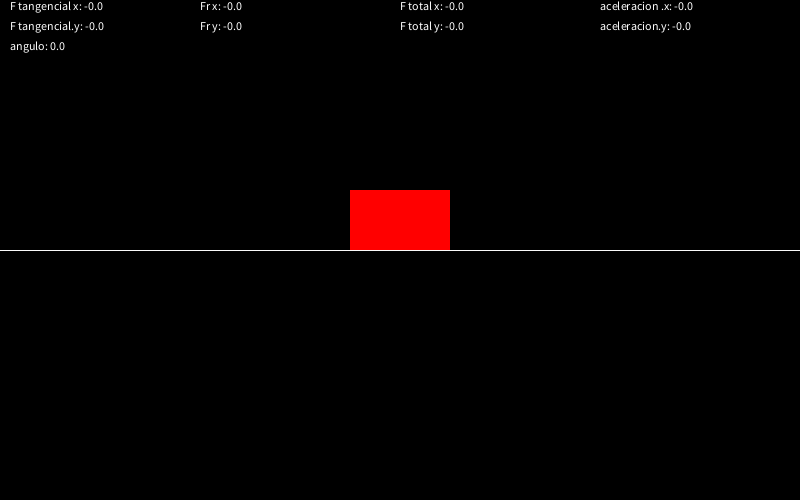
Frame 1 (no input)
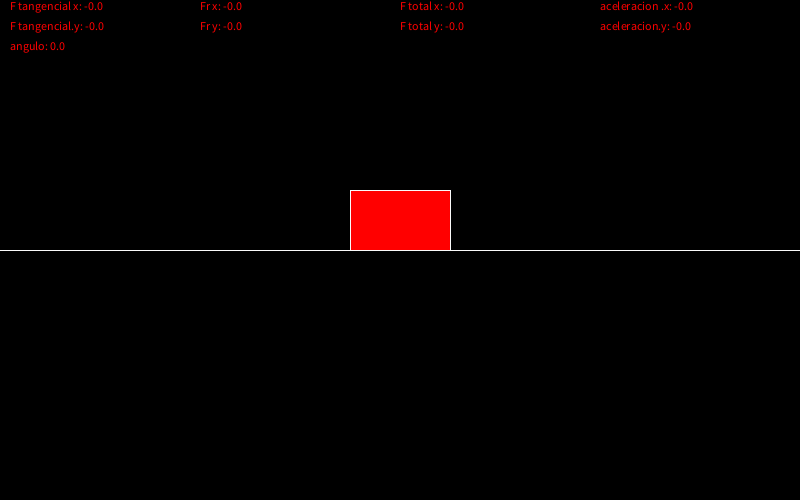
Frame 60 (the mouse pressed at the canvas centre just before this capture)
Frame 120 (the mouse held since frame 60 and released just before this capture): identical to frame 60, image omitted

The Processing sketch that drew these frames (run headless with seeded random() and noise(); from frame 60 on, the mouse is pressed at the canvas centre):

// Processing sketch: processing_150705
// ── processing_150705.pde

/***************************************/
/*                                     */
/*           PLANO INCLINADO           */
/*    Autor: Pablo Casanova Salas      */
/*    Interacción con teclado:         */
/*    -UP-> Aumentar inclinacion       */
/*    -DOWN-> Decrementar inclinacion  */
/*    -1-> Seleccionar integ. Euler    */
/*    -2-> Seleccionar integ. Heun     */
/*    -3-> Seleccionar integ. Rk2      */
/*                                     */
/***************************************/

//VARIABLES GLOBALES
//diferencial de tiempo
float dt=0.3;
//masa de los objetos
float m=1.0;
//centro x de la pantalla
float cx;
//centro x de la pantalla
float cy;
//angulo de inclinacion del plano
float ang=0.0;
//constante de rozamiento
float K=0.1;
//Constante de aceleración gravitatoria
float g=-9.8;
//Entero para seleccionar el integrador {1=Euler,2=Heun,3=RK2}
int integ=1;

//Vectores para las fuerzas presentes en el sistem {tangencial,rozamiento,total}
PVector f_tan = new PVector(0,0);
PVector f_r = new PVector(0,0);
PVector f_total = new PVector(0,0);
//Vector aceleración
PVector a = new PVector(0,0);

//Vector velocidad del metodo de integración seleccionado
PVector v_int= new PVector(0,0);
//Vectores de velocidad inicial y posición para los 3 integradores
//Euler
PVector v_euler = new PVector(0,0);
PVector p_euler= new PVector(0,0);
//Heun
PVector v_heun = new PVector(0,0);
PVector v_old_heun = new PVector(0,0);
PVector p_heun= new PVector(0,0);
//RK2
PVector v_rk2 = new PVector(0,0);
PVector v_rk2_half = new PVector(0,0);
PVector p_rk2 = new PVector(0,0);

void setup()
{
    size(800,500);
    noStroke();
    smooth();
    cx=(width*0.5);
    cy=(height*0.5);
}

void computoFuerzas()
{
    //Modulo de la fuerza tangencial
    float Ftangencial  =  g * m * sin(ang);
    //Componentes de la fuerza tangencial
    f_tan.x =Ftangencial*cos(ang);
    f_tan.y =Ftangencial*sin(ang);
    //Calculo de la fuerza de rozamiento
    f_r.x= (-K) * v_int.x;
    f_r.y= (-K) * v_int.y;
    //Calculo de la fuerza total resultante
    f_total.x = f_tan.x + f_r.x;
    f_total.y = f_tan.y + f_r.y;
    //Calculo de la aceleración resultante
    a.x = f_total.x / m;
    a.y = f_total.y / m;
}

void draw()
{
    background(0);
    //Llamada a la función que calcula las fuerzas presentes en el sistema
    computoFuerzas();
    //Imprimimos por pantalla los datos 
    text("F tangencial x: "+f_tan.x,10,10);
    text("F tangencial.y: "+f_tan.y,10,30);
    text("Fr x: "+f_r.x,200,10);
    text("Fr y: "+f_r.y,200,30);
    text("F total x: "+f_total.x,400,10);
    text("F total y: "+f_total.y,400,30);
    text("angulo: "+ang,10,50);
    text("aceleracion .x: "+a.x,600,10);
    text("aceleracion.y: "+a.y,600,30);
    text("velocidad x: "+v_int.x,800,10);
    text("velocidad y: "+v_int.y,800,30);
  
    if (integ==1)
    {
        //EULER
        //Cálculo de posición (Euler Explícito)
        p_euler.x = p_euler.x + v_euler.x * dt;
        p_euler.y = p_euler.y + v_euler.y * dt;
        //Calculo de la velocidad
        v_euler.x = v_euler.x + a.x * dt;
        v_euler.y = v_euler.y + a.y * dt;
        //Asociamos los valores de la velocidad del integrador
        //al vector global de velocidad 
        v_int.x=v_euler.x;
        v_int.y=v_euler.y;
  
        //Pintamos el Sólido que se desplaza por el plano
        //Euler (Rojo)
        pushMatrix();
        translate(cx,cy);
        fill(255,0,0);
        translate(p_euler.x,-p_euler.y);
        rectMode(CENTER);
        rotate(-ang);
        rect(0,-30,100,60);
        popMatrix();
    }
    
    else if(integ==2)
    {
        //HEUN
        //Guardamos la velocidad anterior para el siguiente cálculo
        v_old_heun.x = v_heun.x;
        v_old_heun.y = v_heun.y;
        //Cálculo de la velocidad
        v_heun.x = v_heun.x + a.x * dt;
        v_heun.y = v_heun.y + a.y * dt;
        //Cálculo de la posición
        p_heun.x = p_heun.x + ((v_heun.x+v_old_heun.x)/2.0) * dt;
        p_heun.y = p_heun.y + ((v_heun.y+v_old_heun.y)/2.0) * dt;
        //Asociamos los valores de la velocidad del integrador
        //al vector global de velocidad 
        v_int.x=v_heun.x;
        v_int.y=v_heun.y;
        
        //Pintamos el Sólido que se desplaza por el plano
        //Heun (Verde)  
        pushMatrix();
        translate(cx,cy);
        fill(0,255,0);
        translate(p_heun.x,-p_heun.y);
        rectMode(CENTER);
        rotate(-ang);
        rect(0,-30,100,60);
        popMatrix();
    }
    
    else
    {
        //RK2
        //Cálculo de la velocidad en el punto medio
        v_rk2_half.x = v_rk2.x + (0.5 * a.x*dt);
        v_rk2_half.y = v_rk2.y + (0.5 * a.y*dt);
        //Cálculo de la velocidad
        v_rk2.x = v_rk2.x + a.x * dt;
        v_rk2.y = v_rk2.y + a.y * dt;
        //Cálculo de la posición
        p_rk2.x = p_rk2.x + v_rk2_half.x * dt;
        p_rk2.y = p_rk2.y + v_rk2_half.y * dt;
        //Asociamos los valores de la velocidad del integrador
        //al vector global de velocidad   
        v_int.x=v_rk2.x;
        v_int.y=v_rk2.y;
        
        //Pintamos el Sólido que se desplaza por el plano
        //RK2 (Azul) 
        pushMatrix();
        translate(cx,cy);
        fill(0,0,255);
        translate(p_rk2.x,-p_rk2.y);
        rectMode(CENTER);
        rotate(-ang);
        rect(0,-30,100,60);
        popMatrix();
    }
    
    //Pintamos el Plano
    pushMatrix();
    segment(cx,cy,500,ang);
    popMatrix();
    
    //Interacción con el teclado
    if (keyPressed)
    { 
        if (key == CODED) 
        {
            if (keyCode == UP) 
            {
                if(ang<(PI/2))
                    ang+=0.1;
            } 
            else if (keyCode == DOWN) 
            {
                if(ang>(-PI/2))
                    ang-=0.1;
            }
            if(keyCode== UP || keyCode == DOWN)
            {
                //Cuando cambiamos el ángulo reinicializamos todos los valores
                f_tan= new PVector(0,0);
                f_r= new PVector(0,0);
                f_total= new PVector(0,0);
                a= new PVector(0,0);
                v_euler= new PVector(0,0);
                p_euler= new PVector(0,0);
                v_heun = new PVector(0,0);
                v_old_heun = new PVector(0,0);
                p_heun= new PVector(0,0);
                v_rk2 = new PVector(0,0);
                v_rk2_half = new PVector(0,0);
                p_rk2 = new PVector(0,0);
                v_int= new PVector(0,0);
            } 
        }
        if (key=='1')
        {
            integ=1;
            //Cuando cambiamos el integrador reinicializamos 
            //los valores que afectan al integrador seleccionado
            f_tan= new PVector(0,0);
            f_r= new PVector(0,0);
            f_total= new PVector(0,0);
            a= new PVector(0,0);
            v_euler= new PVector(0,0);
            p_euler= new PVector(0,0);
            v_int= new PVector(0,0);
        }
        else if (key=='2')
        {
            integ=2;
            //Cuando cambiamos el integrador reinicializamos 
            //los valores que afectan al integrador seleccionado
            f_tan= new PVector(0,0);
            f_r= new PVector(0,0);
            f_total= new PVector(0,0);
            a= new PVector(0,0);
            v_heun = new PVector(0,0);
            v_old_heun = new PVector(0,0);
            p_heun= new PVector(0,0);
            v_int= new PVector(0,0);
        }
        else if (key=='3')
        {
            integ=3;
            //Cuando cambiamos el integrador reinicializamos 
            //los valores que afectan al integrador seleccionado
            f_tan= new PVector(0,0);
            f_r= new PVector(0,0);
            f_total= new PVector(0,0);
            a= new PVector(0,0);
            v_rk2 = new PVector(0,0);
            v_rk2_half = new PVector(0,0);
            p_rk2 = new PVector(0,0);
            v_int= new PVector(0,0);
        }
    }
    
}
//Función que pinta una linea con centro (x,y) longitud 2*length y rotación a
void segment(float x,float y, float length,float a)
{
    stroke(250);
    strokeWeight(1);
    translate(x,y);
    rotate(-a);
    line(-length,0,length,0);
}
